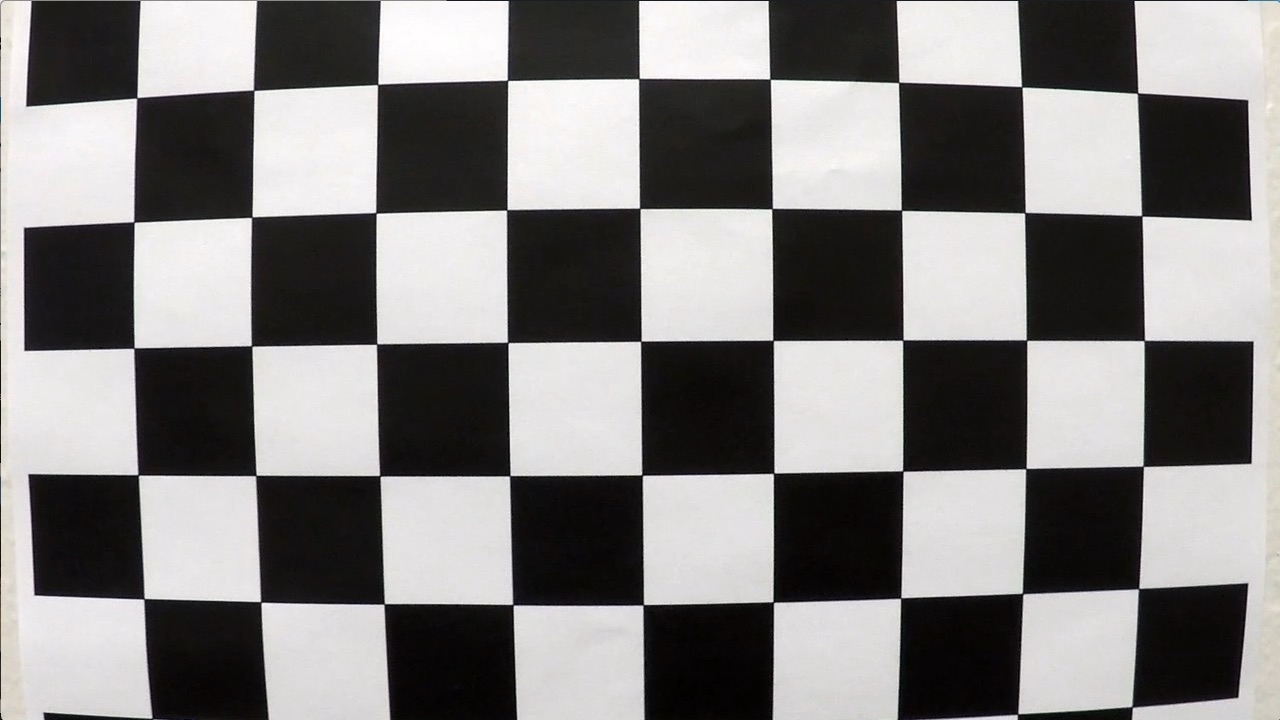
#> input picture camera_cal/small/calibration1.jpg, 1280 x 720 px; its folder holds only this picture in this run; the run also reads 1 picture not shown here
$ jupyter execute --allow-errors project.ipynb   (shell and % lines are left out)   (older library calls are emulated)
#> lines starting #> are read from the running program, lines starting #| are printed output that depends on the picture; after the words box and inside, x2 and y2 are one past the last pixel; in counts of white or black regions, pixels touching at a corner belong together
## **Advanced Lane Finding Project**

### *by Maxim Taralov*

### Import the necessary libraries

[cell 1]
import numpy as np
import cv2
import matplotlib.image as mpimg
import matplotlib.pyplot as plt
import glob
import pickle
import os
from moviepy.editor import VideoFileClip

### Camera calibration

Define the camera calibration function. If the 'camera_info' file doesn't exist, it performs the calibration and saved the found parameters. If it exists, it reads the parameters from there.

[cell 2]
def get_camera_calibration():
    if not os.path.exists('camera_info'):
        objsize_small = (9,5)
        objp_small = np.zeros((objsize_small[0]*objsize_small[1],3), np.float32)
        objp_small[:,:2] = np.mgrid[0:objsize_small[0], 0:objsize_small[1]].T.reshape(-1,2)
        objsize_large = (9,6)
        objp_large = np.zeros((objsize_large[0]*objsize_large[1],3), np.float32)
        objp_large[:,:2] = np.mgrid[0:objsize_large[0], 0:objsize_large[1]].T.reshape(-1,2)

        objpoints = []
        imgpoints = []

        images = glob.glob('./camera_cal/small/*.jpg')
        images.extend(glob.glob('./camera_cal/*.jpg'))
        criteria = (cv2.TERM_CRITERIA_EPS + cv2.TERM_CRITERIA_MAX_ITER, 30, 0.001)
        for idx, fname in enumerate(images):
            img = cv2.imread(fname)
#> img is the input picture: shape (720, 1280, 3); mean B, G, R 127.8, 128.4, 130.1
            gray = cv2.cvtColor(img, cv2.COLOR_BGR2GRAY)

            if idx < 3:
                objsize = objsize_small
                objp = objp_small
            else:
                objsize = objsize_large
                objp = objp_large
            ret, corners = cv2.findChessboardCorners(gray, objsize)
#> ret = True; corners = 45 rows, first 8: [137.5, 96.45], [253.6, 90.19], [377.5, 84.48], [506.8, 79.62], [639.6, 77.4], [770.5, 79.55], [899.2, 82.02], [1022.5, 87.62]

            if ret == True:
                objpoints.append(objp)
                imgpoints.append(corners)
                # locate subpixles to increase accuracy
                cv2.cornerSubPix(gray,corners,(11,11),(-1,-1),criteria)
                cv2.drawChessboardCorners(img, objsize, corners, ret)
#> img: shape (720, 1280, 3); 3.33% of pixels changed, all inside (x1, y1, x2, y2) = (128, 73, 1151, 612)
                cv2.imshow('img', img)
                cv2.waitKey(500)


        cv2.destroyAllWindows()

        ret, mtx, dist_coef, rvecs, tvecs = cv2.calibrateCamera(objpoints, imgpoints, (img.shape[0:2]), None, None)
#> ret = 0.685; mtx = [[6137.8, 0, 654.2], [0, 6280.5, 438.2], [0, 0, 1]]; dist_coef = [[-8.36, 218.3, -0.041, -0.0275, -8085.2]]; rvecs = ([0.229, -0.00431, -0.00759],); tvecs = ([-4.11, -2.62, 45.52],)
        mydict = {}
        mydict['mtx'] = mtx
        mydict['dist_coef'] = dist_coef
        mydict['rvecs'] = rvecs
        mydict['tvecs'] = tvecs

        with open('camera_info', 'wb') as pickle_file:
            pickle.dump(mydict, pickle_file)
    else:
        with open('camera_info', 'rb') as pickle_file:
            camera_dict = pickle.load(pickle_file)

        mtx = camera_dict['mtx']
        dist_coef = camera_dict['dist_coef']
    return mtx, dist_coef

mtx, dist_coef = get_camera_calibration()
#> dist_coef = [[-8.36, 218.3, -0.041, -0.0275, -8085.2]]

Let us now test the found (or read) calibration parameters

[cell 3]
img = cv2.imread('./camera_cal/calibration4.jpg')

img_undist = cv2.undistort(img, mtx, dist_coef)

fig, (ax1, ax2) = plt.subplots(1, 2, figsize=(20,5))
ax1.imshow(img)
ax1.set_title('Original image', fontsize=20)
ax2.imshow(img_undist)
ax2.set_title('Undistorted image', fontsize=20)
fig.savefig('./output_images/camera_calibration.png', bbox_inches = 'tight')

And this is a test on one of the provided test images

[cell 4]
img = mpimg.imread('./test_images/test2.jpg')
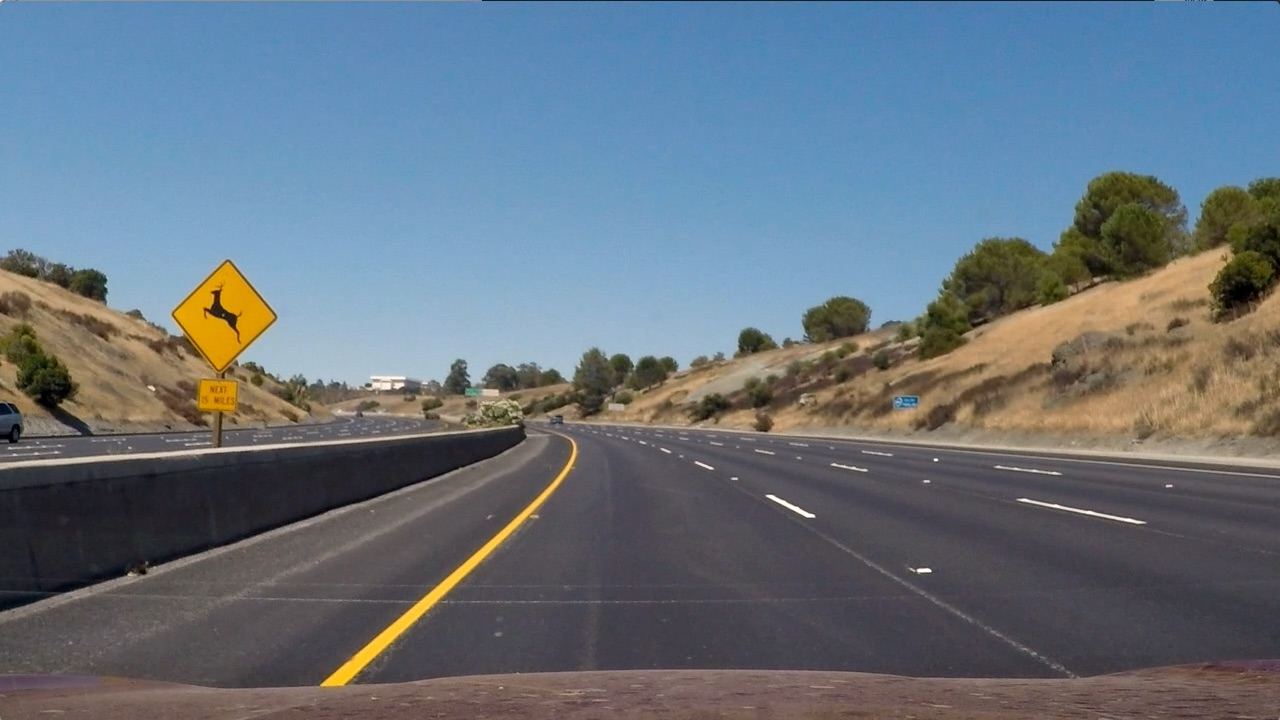
#> input picture test_images/test2.jpg, 1280 x 720 px
#> img is the input picture: shape (720, 1280, 3); mean R, G, B 102.8, 114.6, 125.5
img_undist = cv2.undistort(img, mtx, dist_coef)
fig, (ax1, ax2) = plt.subplots(1, 2, figsize=(20,10))
ax1.imshow(img)
ax1.set_title('Original image', fontsize=20)
ax2.imshow(img_undist)
ax2.set_title('Undistorted image', fontsize=20)
mpimg.imsave('./output_images/test2_undist.jpg', img_undist)

### Thresholding

The next function defines the function that find the mask with the lane pixels. It uses only color information and expects an image that already passed a perspective transform (that is to say, it expects only a top-down view of the road)

[cell 5]
# [38 lines left out: function color_mask, not called in this run]

### Find the matrix for the perspective transform

[cell 6]
def get_warp_mat(img, vis = False, tl_adj = 0, tr_adj = 0, bl_adj = 0, br_adj = 0, y_offset = 480, output_filename = None):
    """
    - img -- the image which to use for finding the warping matrix
    - vis -- if True, it show the color mask, the original image and
    the warped version
    - tl_adj, tr_adj, bl_adj, br_adj -- adjustments for the x-axis
    values for the four corners of the trapezoid - top left, top right,
    bottom left, bottom right
    - y_offset -- the maximal position, where the upper boundary of
    the trapezoid can lie.

    Semi-automatic computation of the warping matrix. If vis is True,
    the function shows the found trapezoid on the original image as
    well as the warped version of the image. Consequently, the basic
    trapezoid can be adjusted, until satisfactory results are achieved.
    """
    img_luv = cv2.cvtColor(img, cv2.COLOR_RGB2LUV)
    L = img_luv[:,:,0]
    u = img_luv[:,:,1]
    v = img_luv[:,:,2]

    L_equ = cv2.equalizeHist(L)
    mask_luv = (v > 160) | (L_equ > 242)

    binary_image = mask_luv.astype(np.uint8)
    binary_image = cv2.undistort(binary_image, mtx, dist_coef)
    img_shape = binary_image.shape
    middle_col = img_shape[1]//2
    left_pts = binary_image[y_offset:,:middle_col]
    right_pts = binary_image[y_offset:,middle_col:]
    nonzero_left_y = np.nonzero(np.sum(left_pts, axis = 1))
    nonzero_left_x = np.nonzero(np.sum(left_pts, axis = 0))
    nonzero_right_y = np.nonzero(np.sum(right_pts, axis = 1))
    nonzero_right_x = np.nonzero(np.sum(right_pts, axis = 0))
    intersect_y = np.intersect1d(nonzero_left_y, nonzero_right_y)
    bottom_y = np.max(intersect_y)-1
    bottom_x_left = np.max(np.nonzero(left_pts[bottom_y]))
    bottom_x_right = np.min(np.nonzero(right_pts[bottom_y])) + middle_col
    bottom_y += y_offset

    top_x_right = np.min(nonzero_right_x)
    top_y = np.max(np.nonzero(right_pts[:,top_x_right]))
    top_x_left = np.max(np.nonzero(left_pts[top_y]))
    top_x_right += middle_col
    top_y += y_offset

    top_x_left += tl_adj
    top_x_right += tr_adj
    bottom_x_left += bl_adj
    bottom_x_right += br_adj

    pt1 = (top_x_left, top_y)
    pt2 = (top_x_right, top_y)
    pt3 = (bottom_x_left, bottom_y)
    pt4 = (bottom_x_right, bottom_y)
    src_pts = np.float32((pt3, pt4, pt2, pt1))

    pt_out_x1 = 300
    pt_out_x2 = img.shape[1] - 300
    pt_out_y1 = img.shape[0] - 5
    pt_out_y2 = 400#450
    pt_out1 = (pt_out_x1, pt_out_y1)
    pt_out2 = (pt_out_x2, pt_out_y1)
    pt_out3 = (pt_out_x2, pt_out_y2)
    pt_out4 = (pt_out_x1, pt_out_y2)
    dst_pts = np.float32([pt_out1, pt_out2, pt_out3, pt_out4])
    M = cv2.getPerspectiveTransform(src_pts, dst_pts)
    M_inv = cv2.getPerspectiveTransform(dst_pts, src_pts)

    if vis == True:
        print('Source points:', src_pts) # show coordinates in case of need for adjustments
        print('Destination points:',dst_pts)
        fig, ax = plt.subplots(1,1,figsize=(10,10))
        ax.imshow(mask_luv, cmap='gray')
        ax.set_title('Mask for finding the points', fontsize=18)
        img_linesdrawn = cv2.undistort(img, mtx, dist_coef)
        line_thickness = 1
        cv2.line(img_linesdrawn, pt1, pt2, (255, 0, 0), line_thickness)
        cv2.line(img_linesdrawn, pt2, pt4, (255, 0, 0), line_thickness)
        cv2.line(img_linesdrawn, pt3, pt1, (255, 0, 0), line_thickness)
        cv2.line(img_linesdrawn, pt3, pt4, (255, 0, 0), line_thickness)

        warped = cv2.warpPerspective(img_linesdrawn, M, (img_shape[1::-1]), flags = cv2.INTER_NEAREST)

        fig, ax = plt.subplots(1,2,figsize=(20,20))
        ax[0].imshow(img_linesdrawn)
        ax[0].set_title('Undistored image with source points', fontsize = 18)
        ax[1].imshow(warped)
        ax[1].set_title('Warped image', fontsize = 18)
        #mpimg.imsave('automarked.jpg', img_linesdrawn)
        #mpimg.imsave('autowarped.jpg', warped)
        if output_filename is not None:
            fig.savefig(output_filename, bbox_inches = 'tight')

    return M, M_inv

Let us now combine the previous two functions and test them

[cell 7]
# get the transform with an image that has straight lines
warp_base = mpimg.imread('project_warp.jpg')
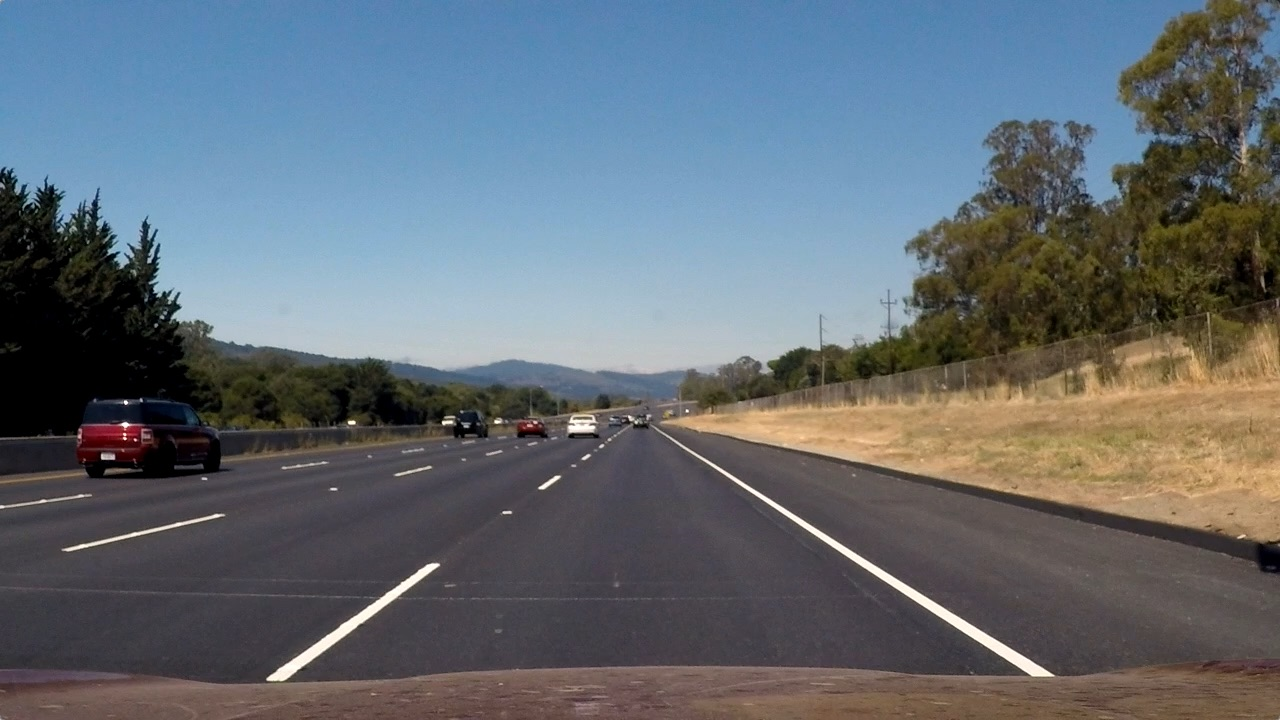
#> input picture project_warp.jpg, 1280 x 720 px
#> warp_base is the input picture: shape (720, 1280, 3); mean R, G, B 99.4, 107.7, 115.1
M, M_inv = get_warp_mat(warp_base, vis = True, tl_adj=1, tr_adj=-1, output_filename = 'output_images/warping.png') # this uses parameter adjustments
#> in get_warp_mat, `mask_luv = (v > 160) | (L_equ > 242)`:
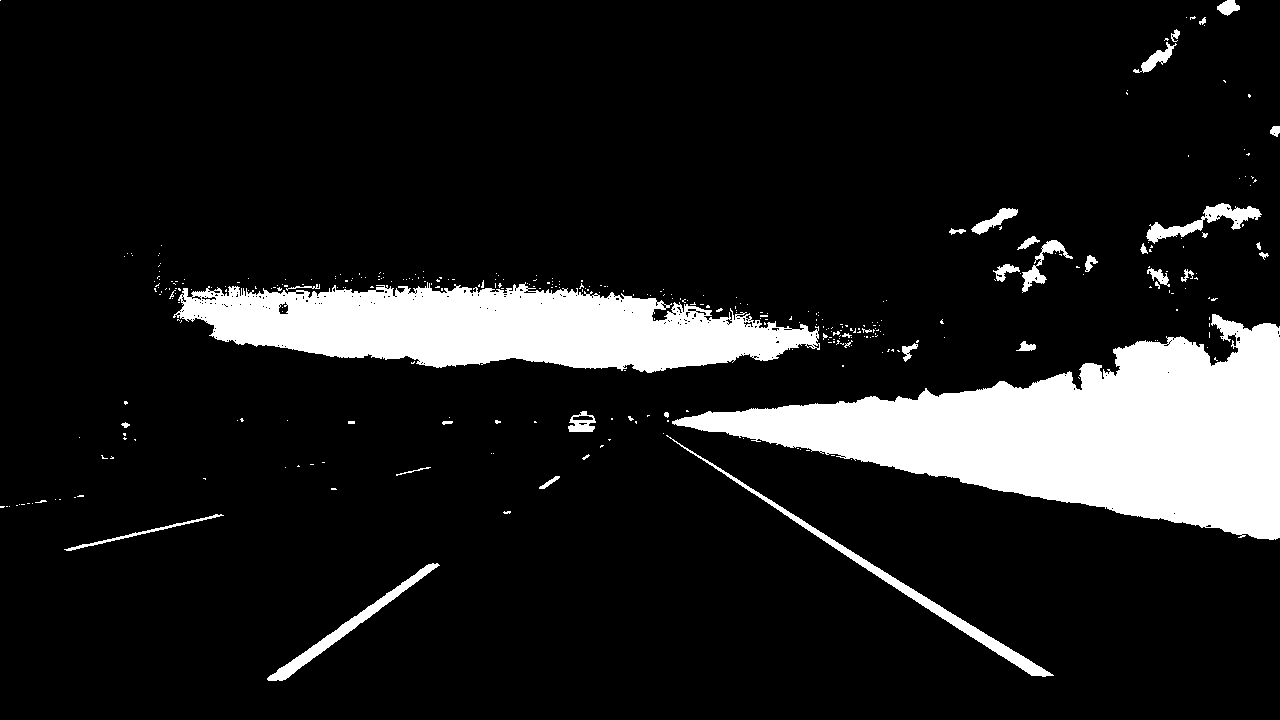
#> mask_luv: shape (720, 1280) bool; 12.1% white; 356 white regions (318 under 20 px), largest, box (x1, y1, x2, y2) and area: (672, 314, 1280, 540) 62610, (173, 282, 820, 373) 37191, (666, 435, 1054, 677) 3073
#> in get_warp_mat, `right_pts = binary_image[y_offset:,middle_col:]`:
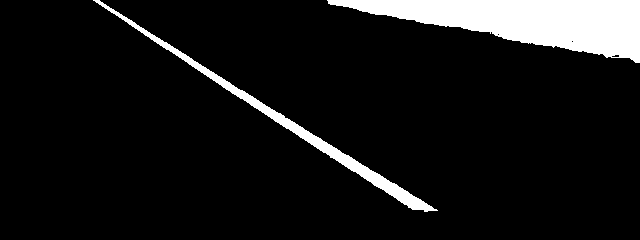
#> right_pts: shape (240, 640); values 0 (black) and 1 (white), 8.9% white; 2 white regions, box (x1, y1, x2, y2) and area: (327, 0, 640, 63) 10472, (93, 0, 438, 212) 3227
#> in get_warp_mat, `intersect_y = np.intersect1d(nonzero_left_y, nonzero_right_y)`: intersect_y = 190 values from 0 to 211
#> in get_warp_mat, `bottom_y = np.max(intersect_y)-1`: bottom_y = 210
#> in get_warp_mat, `bottom_x_left = np.max(np.nonzero(left_pts[bottom_y]))`: bottom_x_left = 271
#> in get_warp_mat, `bottom_x_right = np.min(np.nonzero(right_pts[bottom_y])) + middle_col`: bottom_x_right = 1064
#> in get_warp_mat, `bottom_y += y_offset`: bottom_y = 690
#> in get_warp_mat, `top_x_right = np.min(nonzero_right_x)`: top_x_right = 93
#> in get_warp_mat, `top_y = np.max(np.nonzero(right_pts[:,top_x_right]))`: top_y = 0
#> in get_warp_mat, `top_x_left = np.max(np.nonzero(left_pts[top_y]))`: top_x_left = 555
#> in get_warp_mat, `top_x_right += middle_col`: top_x_right = 733
#> in get_warp_mat, `top_y += y_offset`: top_y = 480
#> in get_warp_mat, `top_x_left += tl_adj`: top_x_left = 556
#> in get_warp_mat, `top_x_right += tr_adj`: top_x_right = 732
#> in get_warp_mat, `pt1 = (top_x_left, top_y)`: pt1 = (556, 480)
#> in get_warp_mat, `pt2 = (top_x_right, top_y)`: pt2 = (732, 480)
#> in get_warp_mat, `pt3 = (bottom_x_left, bottom_y)`: pt3 = (271, 690)
#> in get_warp_mat, `pt4 = (bottom_x_right, bottom_y)`: pt4 = (1064, 690)
#> in get_warp_mat, `src_pts = np.float32((pt3, pt4, pt2, pt1))`: src_pts = [[271, 690], [1064, 690], [732, 480], [556, 480]]
#> in get_warp_mat, `M = cv2.getPerspectiveTransform(src_pts, dst_pts)`: M = [[-0.551, -1.46, 965.2], [1.71e-15, -1.92, 862.6], [2.02e-18, -0.00238, 1]]
#> in get_warp_mat, `M_inv = cv2.getPerspectiveTransform(dst_pts, src_pts)`: M_inv = [[0.13, -0.792, 557.3], [-2.32e-16, -0.522, 450.2], [-2.77e-19, -0.00124, 1]]
#| Source points: [[ 271.  690.]
#|  [1064.  690.]
#|  [ 732.  480.]
#|  [ 556.  480.]]
#| Destination points: [[300. 715.]
#|  [980. 715.]
#|  [980. 400.]
#|  [300. 400.]]
#> in get_warp_mat, `warped = cv2.warpPerspective(img_linesdrawn, M, (img_shape[1::-1]), fl..`:
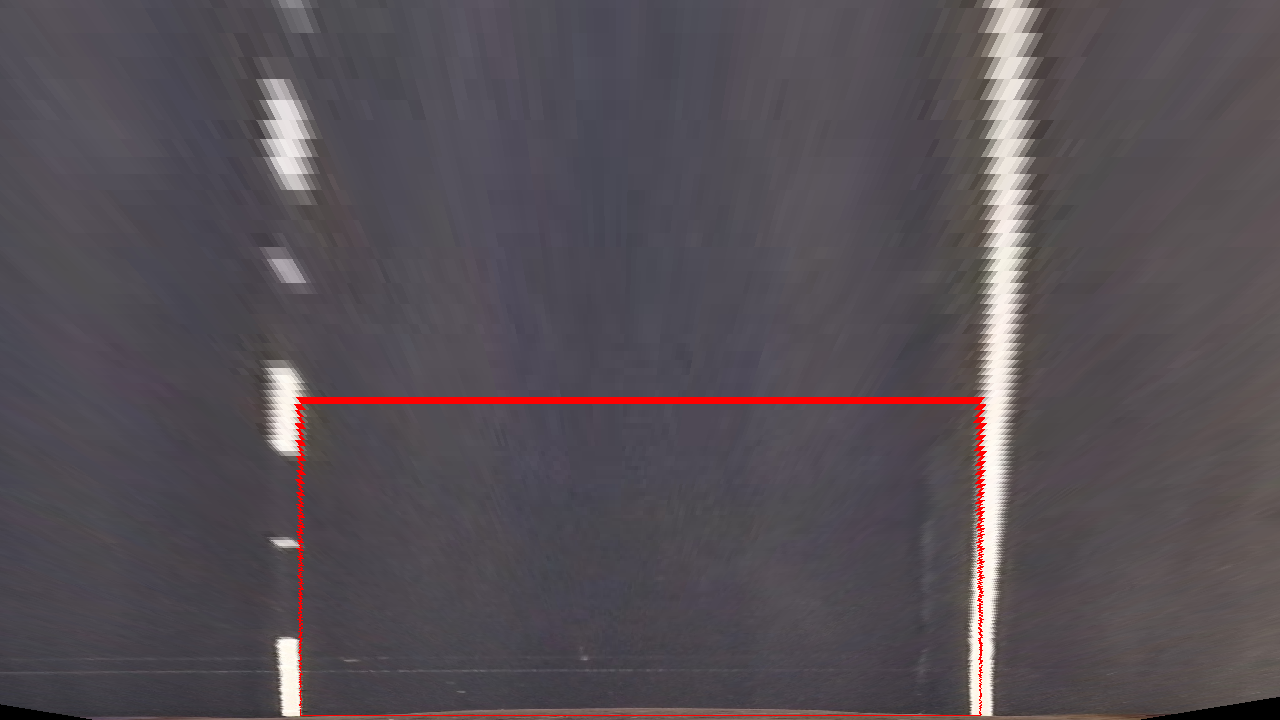
#> warped: shape (720, 1280, 3); mean R, G, B 86.1, 79.2, 85.1

Let us now transform one of the test images

#> (a cell that did not finish here is left out)

### Finding the lane points

The next two functions find the lane points in a binary warped image. The first function uses a sliding window apporoach and rejects windows if the input is too noisy. The second function uses a previous fit and selects the points around it in a certain window.

[cell 9]
# [93 lines left out: functions find_lane_points_reset, find_lane_points_update, not called in this run]

The following class stores the data for a line.

[cell 10]
class Line():
    def __init__(self):
        # was the line detected in the last iteration?
        self.detected = False
        #polynomial coefficients averaged over the last n iterations
        self.best_fit = None
        #polynomial coefficients for the most recent fit
        self.current_fit = [np.array([False])]
        #x values for detected line pixels
        self.allx = None
        #y values for detected line pixels
        self.ally = None

### Curvature and fit evaluation

[cell 11]
# [46 lines left out: functions find_curvature, evaluate_fits, not called in this run]

### Main processing class

The processing is wrapped in this helper class to avoid globals and variable pollution

[cell 12]
class Processor():
    def __init__(self, cam_mtx, distortion_coefs, warp_mtx, inv_warp_mtx, color_mask, xm_per_pix, ym_per_pix, off_center_correct = 0):
        self.mtx = cam_mtx
        self.dist = distortion_coefs
        self.M = warp_mtx
        self.M_inv = inv_warp_mtx
        self.get_mask = color_mask   # the funcion that we will use for obtaining the color mask
        self.xm_per_pix = xm_per_pix # conversion ratios between pixels and meters
        self.ym_per_pix = ym_per_pix # conversion ratios between pixels and meters
        self.off_center_correction = off_center_correct # in case warp_mtx is calculated on an image that is not centered

        self.left_line = Line()
        self.right_line = Line()

    # [94 lines left out: functions get_binary_image, get_fits, fit_in_world_coords, draw_output, process_image, not called in this run]

### Results

I four consecutive cells, I show

1. Processing a single image from `project_video.mp4`
2. Processing the whole `project_video.mp4`
3. Processing a single image from `challange_video.mp4`
4. Processing the whole `challange_video.mp4`

[cell 13]
# For project_video.mp4

# Get correct transformation matrix
warp_base = mpimg.imread('project_warp.jpg') # This is the
M, M_inv = get_warp_mat(warp_base, vis = False, tl_adj=1, tr_adj=-1)

# Set the pixel to meters covertion rate
ym_per_pix = 30/720 # meters per pixel in y dimension
xm_per_pix = 3.7/700 # meters per pixel in x dimension
proc = Processor(mtx, dist_coef, M, M_inv, color_mask, xm_per_pix, ym_per_pix)
#> in __init__, `self.mtx = cam_mtx`: self.mtx has the same summary as mtx in get_camera_calibration
#> in __init__, `self.dist = distortion_coefs`: self.dist = [[-8.36, 218.3, -0.041, -0.0275, -8085.2]]
#> in __init__, `self.M = warp_mtx`: self.M has the same summary as M in get_warp_mat
#> in __init__, `self.M_inv = inv_warp_mtx`: self.M_inv has the same summary as M_inv in get_warp_mat
#> (the rest of this cell did not finish here and is left out)

[cell 14]
# Get correct transformation matrix
warp_base = mpimg.imread('project_warp.jpg')
M, M_inv = get_warp_mat(warp_base, vis = False, tl_adj=1, tr_adj=-1)

ym_per_pix = 30/720 # meters per pixel in y dimension
xm_per_pix = 3.7/700 # meters per pixel in x dimension
proc = Processor(mtx, dist_coef, M, M_inv, color_mask, xm_per_pix, ym_per_pix)
